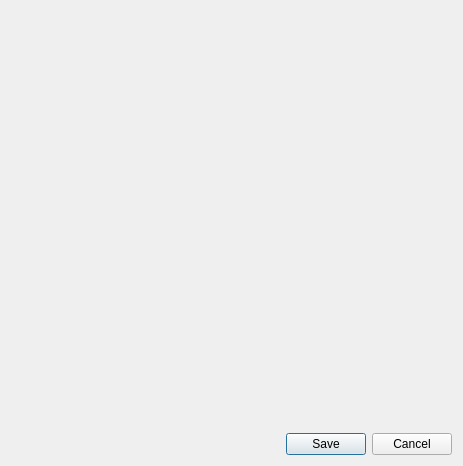
<?xml version="1.0" encoding="UTF-8"?>
<ui version="4.0">
 <class>ScreenCapturePreview</class>
 <widget class="QWidget" name="ScreenCapturePreview">
  <property name="geometry">
   <rect>
    <x>0</x>
    <y>0</y>
    <width>463</width>
    <height>466</height>
   </rect>
  </property>
  <property name="windowTitle">
   <string>Screen Capture</string>
  </property>
  <layout class="QGridLayout" name="gridLayout">
   <item row="0" column="0">
    <widget class="QLabel" name="imgLabel">
     <property name="text">
      <string/>
     </property>
     <property name="scaledContents">
      <bool>false</bool>
     </property>
     <property name="alignment">
      <set>Qt::AlignCenter</set>
     </property>
    </widget>
   </item>
   <item row="1" column="0">
    <widget class="QDialogButtonBox" name="buttonBox">
     <property name="standardButtons">
      <set>QDialogButtonBox::Cancel|QDialogButtonBox::Save</set>
     </property>
    </widget>
   </item>
  </layout>
 </widget>
 <resources/>
 <connections/>
</ui>
